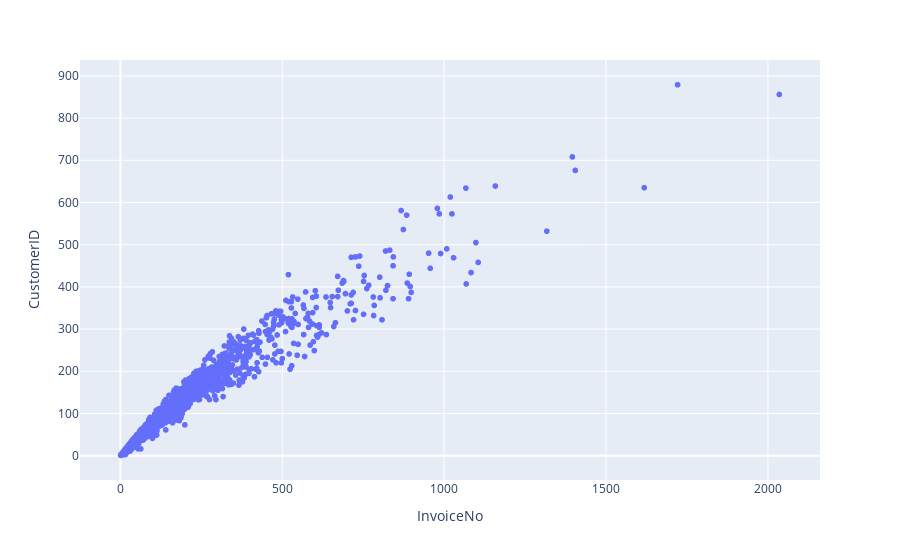

This figure's notebook cell:
### Code cell
fig = px.scatter(data,x='InvoiceNo',y='CustomerID',hover_name=data.index)
fig.show()

### Figure 1 — Plotly figure (JSON) as saved in the notebook; plotly's stock layout.template omitted (floating-point values rounded to 4 significant figures; data arrays with more than 128 entries replaced by an {"elided": "..."} marker saying what was removed)
{"data": [{"hovertemplate": "<b>%{hovertext}</b><br><br>InvoiceNo=%{x}<br>CustomerID=%{y}<extra></extra>", "hovertext": {"elided": "3658 mixed values"}, "legendgroup": "", "marker": {"color": "#636efa", "symbol": "circle"}, "mode": "markers", "name": "", "showlegend": false, "type": "scattergl", "x": {"elided": "3658 int values"}, "xaxis": "x", "y": {"elided": "3658 int values"}, "yaxis": "y"}], "layout": {"legend": {"tracegroupgap": 0}, "margin": {"t": 60}, "xaxis": {"anchor": "y", "domain": [0, 1], "title": {"text": "InvoiceNo"}}, "yaxis": {"anchor": "x", "domain": [0, 1], "title": {"text": "CustomerID"}}}}
